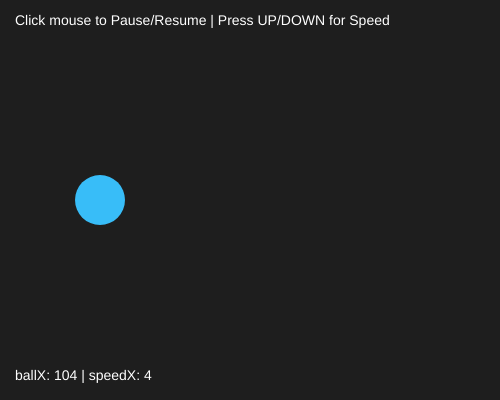
Frame 1 (no input)
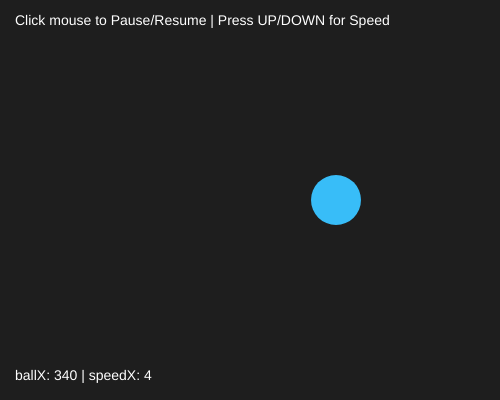
Frame 60 (no input)
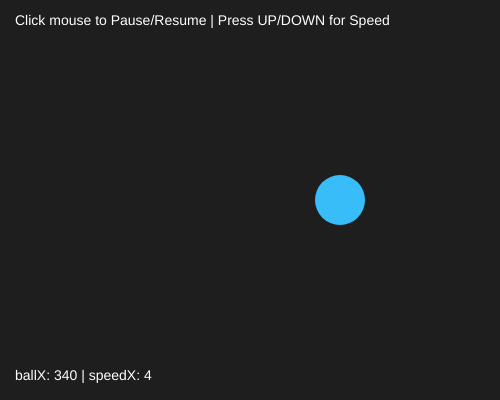
Frame 120 (the mouse pressed at the canvas centre since frame 60)

The p5.js sketch that drew these frames (run headless with seeded random() and noise() and a simulated clock; from frame 60 on, the mouse is pressed at the canvas centre):

// p5.js sketch
// ── sketch.js
let ballX = 100;
let ballY = 200;
let ballRadius = 25;
let speedX = 4;
let isPaused = false;

function setup() {
  createCanvas(500, 400);
}

function draw() {
  background(30);

  // Draw the ball
  fill(56, 189, 248);
  noStroke();
  ellipse(ballX, ballY, ballRadius * 2);

  // Move the ball horizontally
  if (!isPaused) {
    ballX = ballX + speedX;
  }

  // Bounce when hitting the right or left edge
  if (ballX + ballRadius >= width || ballX - ballRadius <= 0) {
    speedX = speedX * -1;
  }

  // Display controls and live coordinates on canvas
  fill(255);
  textSize(14);
  text("Click mouse to Pause/Resume | Press UP/DOWN for Speed", 15, 25);
  text("ballX: " + ballX + " | speedX: " + speedX, 15, 380);
}

function mousePressed() {
  isPaused = !isPaused;
}

function keyPressed() {
  if (keyCode === UP_ARROW) {
    speedX = speedX > 0 ? speedX + 2 : speedX - 2;
  } else if (keyCode === DOWN_ARROW) {
    if (abs(speedX) > 2) {
      speedX = speedX > 0 ? speedX - 2 : speedX + 2;
    }
  }
}
